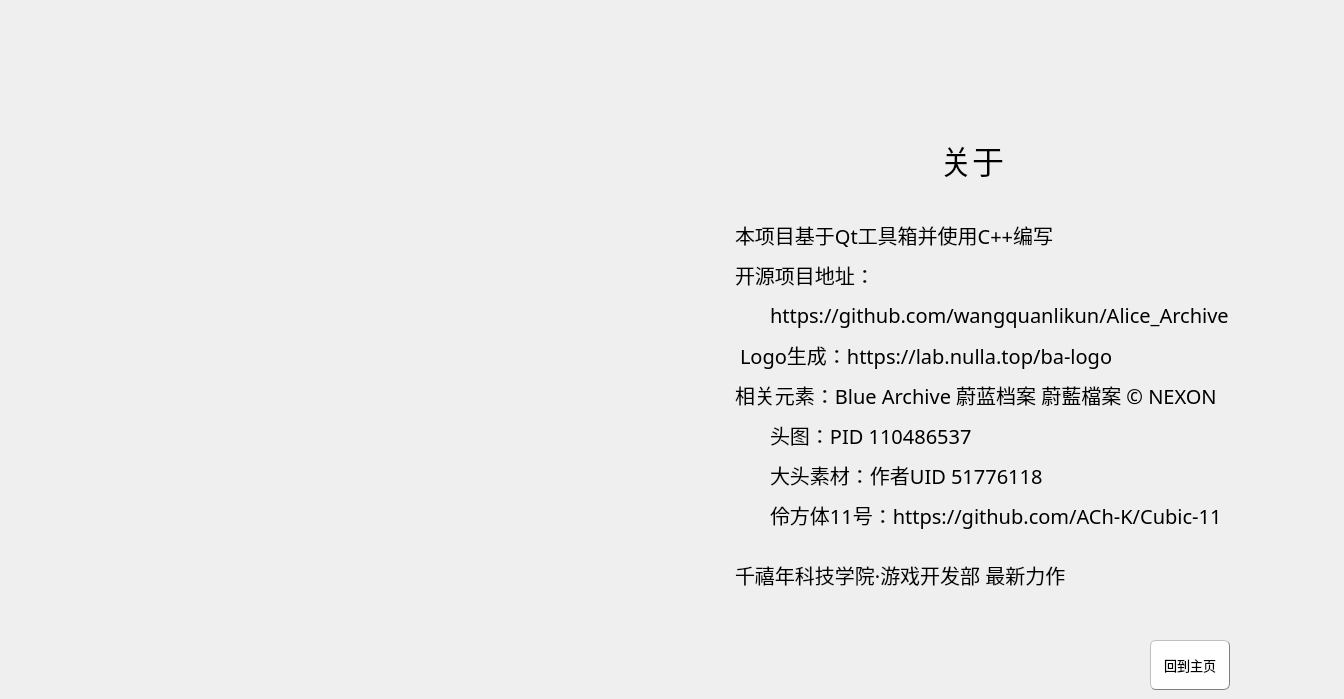
    <widget class="QWidget" name="about">
     <widget class="QLabel" name="About">
      <property name="geometry">
       <rect>
        <x>940</x>
        <y>135</y>
        <width>70</width>
        <height>50</height>
       </rect>
      </property>
      <property name="font">
       <font>
        <family>俐方体11号</family>
        <pointsize>24</pointsize>
       </font>
      </property>
      <property name="text">
       <string>关于</string>
      </property>
     </widget>
     <widget class="QLabel" name="About_logo">
      <property name="geometry">
       <rect>
        <x>20</x>
        <y>220</y>
        <width>681</width>
        <height>221</height>
       </rect>
      </property>
      <property name="text">
       <string/>
      </property>
      <property name="pixmap">
       <pixmap resource="Resource.qrc">:/new/prefix1/Resource/AliceArchive_Logo.png</pixmap>
      </property>
     </widget>
     <widget class="QLabel" name="About_line_1">
      <property name="geometry">
       <rect>
        <x>735</x>
        <y>220</y>
        <width>490</width>
        <height>30</height>
       </rect>
      </property>
      <property name="font">
       <font>
        <family>俐方体11号</family>
        <pointsize>15</pointsize>
       </font>
      </property>
      <property name="text">
       <string>本项目基于Qt工具箱并使用C++编写</string>
      </property>
     </widget>
     <widget class="QLabel" name="About_line_2">
      <property name="geometry">
       <rect>
        <x>735</x>
        <y>260</y>
        <width>600</width>
        <height>30</height>
       </rect>
      </property>
      <property name="font">
       <font>
        <family>俐方体11号</family>
        <pointsize>15</pointsize>
       </font>
      </property>
      <property name="text">
       <string>开源项目地址：</string>
      </property>
     </widget>
     <widget class="QLabel" name="About_line_3">
      <property name="geometry">
       <rect>
        <x>770</x>
        <y>300</y>
        <width>490</width>
        <height>30</height>
       </rect>
      </property>
      <property name="font">
       <font>
        <family>俐方体11号</family>
        <pointsize>15</pointsize>
       </font>
      </property>
      <property name="text">
       <string>https://github.com/wangquanlikun/Alice_Archive</string>
      </property>
     </widget>
     <widget class="QLabel" name="About_line_4">
      <property name="geometry">
       <rect>
        <x>740</x>
        <y>340</y>
        <width>490</width>
        <height>30</height>
       </rect>
      </property>
      <property name="font">
       <font>
        <family>俐方体11号</family>
        <pointsize>15</pointsize>
       </font>
      </property>
      <property name="text">
       <string>Logo生成：https://lab.nulla.top/ba-logo</string>
      </property>
     </widget>
     <widget class="QLabel" name="About_line_5">
      <property name="geometry">
       <rect>
        <x>735</x>
        <y>380</y>
        <width>600</width>
        <height>30</height>
       </rect>
      </property>
      <property name="font">
       <font>
        <family>俐方体11号</family>
        <pointsize>15</pointsize>
       </font>
      </property>
      <property name="text">
       <string>相关元素：Blue Archive 蔚蓝档案 蔚藍檔案 © NEXON</string>
      </property>
     </widget>
     <widget class="QPushButton" name="About_returntomain">
      <property name="geometry">
       <rect>
        <x>1150</x>
        <y>640</y>
        <width>80</width>
        <height>50</height>
       </rect>
      </property>
      <property name="font">
       <font>
        <family>俐方体11号</family>
        <pointsize>10</pointsize>
       </font>
      </property>
      <property name="styleSheet">
       <string notr="true">QPushButton{
color: rgb(0, 0, 0);
background-color: rgb(255, 255, 255);
border:1px groove gray;
border-radius:6px;
padding:2px 4px;
border-style: outset;
}
QPushButton:hover{
	background-color: rgb(155, 222, 255);
color: black;
}
QPushButton:pressed{
	background-color: rgb(0, 128, 255);
border-style: inset;
}</string>
      </property>
      <property name="text">
       <string>回到主页</string>
      </property>
     </widget>
     <widget class="QLabel" name="About_line_6">
      <property name="geometry">
       <rect>
        <x>770</x>
        <y>420</y>
        <width>500</width>
        <height>30</height>
       </rect>
      </property>
      <property name="font">
       <font>
        <family>俐方体11号</family>
        <pointsize>15</pointsize>
       </font>
      </property>
      <property name="text">
       <string>头图：PID 110486537</string>
      </property>
     </widget>
     <widget class="QLabel" name="About_line_7">
      <property name="geometry">
       <rect>
        <x>770</x>
        <y>460</y>
        <width>500</width>
        <height>30</height>
       </rect>
      </property>
      <property name="font">
       <font>
        <family>俐方体11号</family>
        <pointsize>15</pointsize>
       </font>
      </property>
      <property name="text">
       <string>大头素材：作者UID 51776118</string>
      </property>
     </widget>
     <widget class="QLabel" name="About_line_8">
      <property name="geometry">
       <rect>
        <x>735</x>
        <y>560</y>
        <width>490</width>
        <height>30</height>
       </rect>
      </property>
      <property name="font">
       <font>
        <family>俐方体11号</family>
        <pointsize>15</pointsize>
       </font>
      </property>
      <property name="text">
       <string>千禧年科技学院·游戏开发部 最新力作</string>
      </property>
     </widget>
     <widget class="QLabel" name="About_line_9">
      <property name="geometry">
       <rect>
        <x>770</x>
        <y>500</y>
        <width>520</width>
        <height>30</height>
       </rect>
      </property>
      <property name="font">
       <font>
        <family>俐方体11号</family>
        <pointsize>15</pointsize>
       </font>
      </property>
      <property name="text">
       <string>伶方体11号：https://github.com/ACh-K/Cubic-11</string>
      </property>
     </widget>
    </widget>
